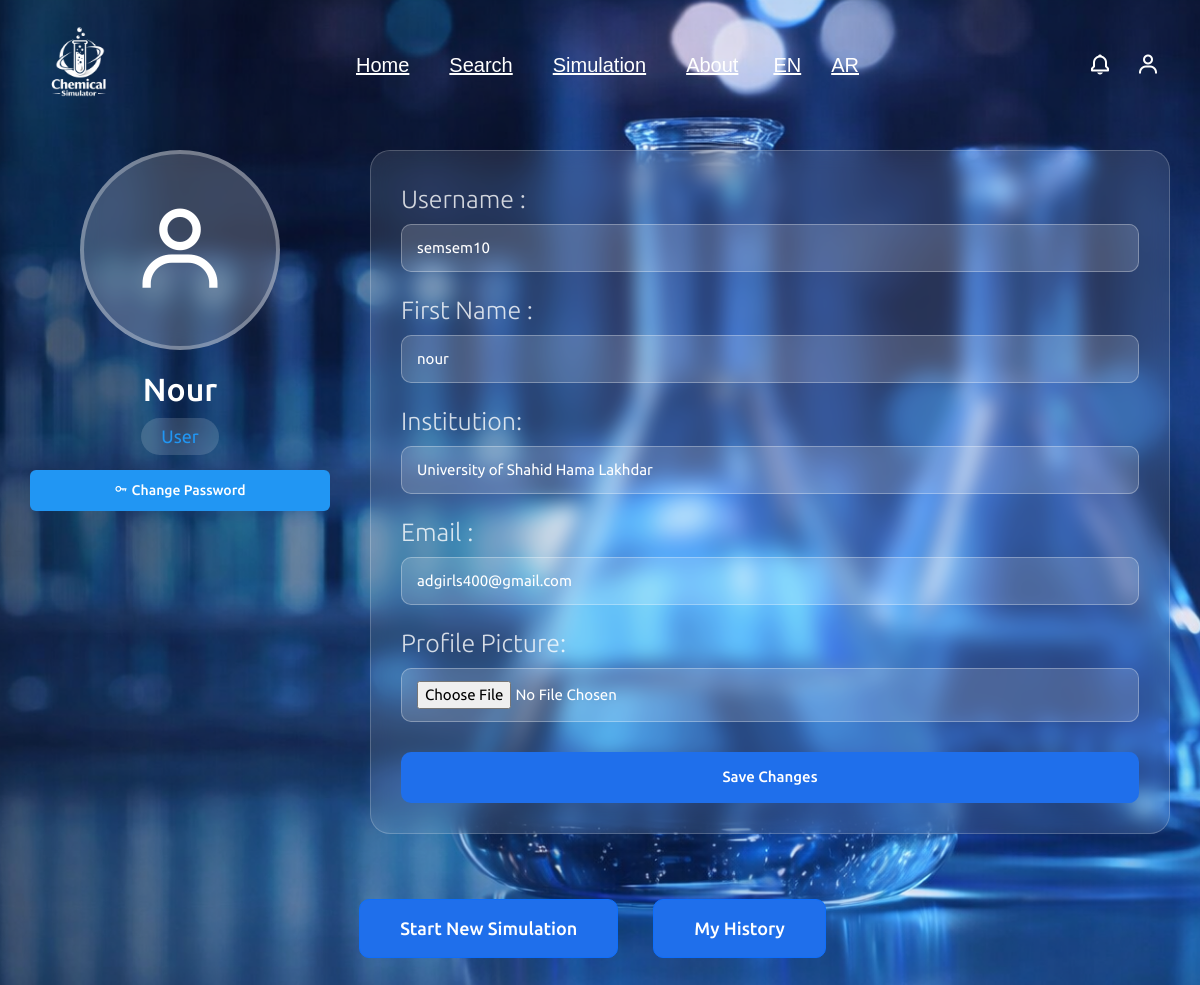
The app's page /profile (signed in) with its own data.
### tables this page shows
CREATE TABLE user (
        id INTEGER PRIMARY KEY AUTOINCREMENT,
        username TEXT NOT NULL,
        email TEXT UNIQUE NOT NULL,
        password TEXT NOT NULL,
        role TEXT CHECK(role IN ('admin', 'user')) NOT NULL
    , avatar TEXT DEFAULT 'default.png', first_name TEXT, institution  TEXT);

### app.py (the view)
@app.route('/profile')
def profile():
    user_id = session.get("user_id")
    if not user_id:
        return redirect(url_for("login.login"))
    db = get_db()
    cursor = db.cursor()
    cursor.execute("SELECT * FROM user WHERE id = ?", (user_id,))
    user = cursor.fetchone()
    db.close()
    if not user:
        flash("User not found")
        return redirect(url_for("login.login"))
    return render_template("profile/profile.html", user=user)

### app.py (called while the page is built)
def get_locale():
    return session.get('lang', 'en')

@app.before_request
def set_language():
    lang = request.args.get('lang')
    if lang:
        session['lang'] = lang

@app.context_processor
def inject_globals():
    return dict(get_locale=get_locale)

### database/db.py (called while the page is built)
def get_db():
    if "db" not in g:
        g.db = sqlite3.connect(DB_PATH)
        g.db.row_factory = sqlite3.Row
    return g.db

### templates/profile/profile.html (shortened to what this page needs)
{% extends "base.html" %}
{% block content %}
<link href="https://unpkg.com/boxicons@2.1.4/css/boxicons.min.css" rel="stylesheet"/>
<link rel="stylesheet" href="{{ url_for('static', filename='css/profile.css') }}"/>
<div class="overlay">
    <div class="profile-section">
        <div class="profile-card">
            <div class="avatar-large">
                {% if user and user.avatar %}
                    <img src="{{ url_for('static', filename='uploads/' + user.avatar) }}" alt="Avatar"/>
                {% else %}
                    <i class="bx bx-user"></i>
                {% endif %}
            </div>
            <h2 class="profile-name">
    {{ user.first_name if user else '' }}
</h2>
            <span class="profile-role">
                {% if user and user.role == 'admin' %}
                    <span class="admin-color">{{ _('Admin') }}</span>
                {% else %}
                    <span class="user-color">{{ _('User') }}</span>
                {% endif %}
            </span>
            <button type="button" class="btn-change-password" onclick="openPasswordModal()">
                <i class='bx bx-key'></i> {{ _('Change Password') }}
            </button>
        </div>
        <div class="edit-profile">
            <form action="{{ url_for('update_profile') }}" method="POST" enctype="multipart/form-data">
                <div class="form-group">
                    <label>{{ _('Username') }} :</label>
                    <input type="text" id="username" name="username"
                           placeholder="Username"
                           value="{{ user.username if user else '' }}">
                </div>
                <div class="form-group">
    <label>{{ _('First Name ') }}:</label>
    <input type="text"
           id="first_name"
           name="first_name"
           placeholder="First name"
           value="{{ user.first_name if user else '' }}">
</div>
                <div class="form-group">
    <label>{{ _('Institution') }}:</label>
    <input type="text"
           id="institution"
           name="institution"
           placeholder="Institution name"
           value="{{ user.institution if user else '' }}">
</div>
                <div class="form-group">
                    <label>{{ _('Email') }} :</label>
                    <input type="email" id="email" name="email"
                           placeholder="example@gmail.com"
                           value="{{ user.email if user else '' }}">
                </div>
                <div class="form-group">
                    <label for="avatar">{{ _('Profile Picture') }}:</label>
                    <input type="file" id="avatar" name="avatar" accept="image/*">
                </div>
                <div class="form-actions">
                    <button type="submit" class="btn-save">{{ _('Save Changes') }}</button>
                </div>
            </form>
        </div>
    </div>
    <div class="actions">
        <a href="{{ url_for('simulation.simulation_page') }}" class="btn btn-primary">{{ _('Start New Simulation') }}</a>
        <a href="{{ url_for('simulation.simulation_history') }}" class="btn btn-primary">{{ _('My History') }}</a>
    </div>
</div>
{% endblock %}

### static/css/style.css (style rules this page uses)
* { padding: 0; margin: 0; box-sizing: border-box; font-family: "Lucida Sans", "Lucida Sans Regular", "Lucida Grande", "Lucida Sans Unicode", Geneva, Verdana, sans-serif; outline: none; border: none; text-decoration: none; text-transform: capitalize; transition: 0.2s linear; }
html { font-size: 62.5%; scroll-behavior: smooth; overflow-x: hidden; }
.btn { display: inline-block; margin-top: 15px; margin-right: 15px; padding: 1rem 2.5rem; font-size: 1.6rem; background: #1f4ed8; color: white; }

### static/css/login.css (style rules this page uses)
* { margin: 0; padding: 0; box-sizing: border-box; font-family: "Lucida Sans", "Lucida Sans Regular", "Lucida Grande", "Lucida Sans Unicode", Geneva, Verdana, sans-serif; }
body { display: flex; justify-content: center; align-items: flex-start; min-height: 100vh; padding-top: 120px; background: url("../img/img1.png") no-repeat; background-size: cover; background-position: center; }
input[type="email"], input[type="text"], input[type="password"] { text-transform: none !important; }

### static/css/profile.css (style rules this page uses)
* { margin: 0; padding: 0; box-sizing: border-box; font-family: "Ubuntu", sans-serif; }
body { min-height: 100vh; background: url("/static/img/img1.png") no-repeat center/cover fixed; display: flex; justify-content: center; align-items: center; }
.overlay { width: 100%; max-width: 1200px; margin: 0 auto; padding: 30px; display: flex; flex-direction: column; gap: 30px; }
.profile-section { display: flex; gap: 40px; align-items: flex-start; }
.profile-card { flex: 0 0 300px; text-align: center; color: #fff; }
.avatar-large { width: 200px; height: 200px; margin: 0 auto 20px; border-radius: 50%; overflow: hidden; display: flex; align-items: center; justify-content: center; background: rgba(255, 255, 255, 0.2); backdrop-filter: blur(10px); border: 4px solid rgba(255, 255, 255, 0.3); }
.avatar-large i { font-size: 100px; color: #fff; }
.profile-name { font-size: 32px; margin-bottom: 10px; font-weight: 500; }
.profile-role { font-size: 18px; color: rgba(255, 255, 255, 0.8); background: rgba(255, 255, 255, 0.15); display: inline-block; padding: 5px 20px; border-radius: 20px; backdrop-filter: blur(5px); }
.edit-profile { flex: 1; padding: 30px; border-radius: 20px; background: rgba(255, 255, 255, 0.1); backdrop-filter: blur(10px); border: 1px solid rgba(255, 255, 255, 0.2); }
.form-group { margin-bottom: 20px; }
.form-group label { display: block; color: rgba(255, 255, 255, 0.8); margin-bottom: 5px; font-weight: 300; font-size: 25px; }
.form-group input, .form-group select { width: 100%; padding: 12px 15px; border-radius: 10px; color: #fff; outline: none; border: 1px solid rgba(255, 255, 255, 0.3); background: rgba(255, 255, 255, 0.15); font-size: 15px; }
.form-group input::placeholder { color: rgba(255, 255, 255, 0.5); }
.form-actions { display: flex; gap: 15px; margin-top: 30px; }
.btn-save, .btn-logout, .btn-delete { flex: 1; padding: 14px; border-radius: 10px; font-weight: 500; cursor: pointer; display: flex; align-items: center; justify-content: center; transition: all 0.3s; border: none; }
.btn-save { background: #1f6feb; color: #fff; font-size: 15px; }
.actions { display: flex; justify-content: center; gap: 20px; margin-top: 20px; }
.btn { padding: 15px 40px; border-radius: 10px; font-size: 18px; font-weight: 500; display: inline-flex; align-items: center; gap: 10px; text-decoration: none; transition: all 0.3s; }
.btn-primary { background: #1f6feb; color: #fff; }
.user-color { color: #2196F3; }
.btn-change-password { margin-top: 15px; padding: 10px 20px; background-color: #2196F3; color: white; border: none; border-radius: 6px; cursor: pointer; font-size: 14px; width: 100%; font-weight: 500; transition: background-color 0.3s; }
* { box-sizing: border-box; }

### records on screen
user: first_name "Nour", username "semsem10", first_name "nour", institution "University of Shahid Hama Lakhdar", email "adgirls400@gmail.com"
